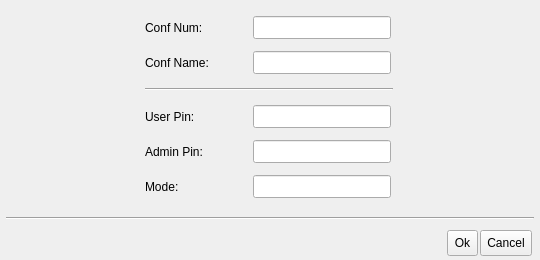
<?xml version="1.0" encoding="UTF-8"?>
<ui version="4.0">
 <class>accounts</class>
 <widget class="QWidget" name="accounts">
  <property name="geometry">
   <rect>
    <x>0</x>
    <y>0</y>
    <width>540</width>
    <height>260</height>
   </rect>
  </property>
  <property name="sizePolicy">
   <sizepolicy hsizetype="Fixed" vsizetype="Fixed">
    <horstretch>0</horstretch>
    <verstretch>0</verstretch>
   </sizepolicy>
  </property>
  <property name="minimumSize">
   <size>
    <width>540</width>
    <height>260</height>
   </size>
  </property>
  <property name="maximumSize">
   <size>
    <width>540</width>
    <height>260</height>
   </size>
  </property>
  <property name="windowTitle">
   <string>Account</string>
  </property>
  <property name="windowIcon">
   <iconset>
    <normaloff>account_title.png</normaloff>account_title.png</iconset>
  </property>
  <property name="styleSheet">
   <string/>
  </property>
  <property name="_yate_window" stdset="0">
   <bool>true</bool>
  </property>
  <layout class="QVBoxLayout">
   <property name="spacing">
    <number>2</number>
   </property>
   <property name="leftMargin">
    <number>6</number>
   </property>
   <property name="topMargin">
    <number>6</number>
   </property>
   <property name="rightMargin">
    <number>6</number>
   </property>
   <property name="bottomMargin">
    <number>4</number>
   </property>
   <item>
    <layout class="QHBoxLayout">
     <property name="spacing">
      <number>6</number>
     </property>
     <item>
      <widget class="QFrame" name="frame_account">
       <property name="sizePolicy">
        <sizepolicy hsizetype="Preferred" vsizetype="Expanding">
         <horstretch>0</horstretch>
         <verstretch>0</verstretch>
        </sizepolicy>
       </property>
       <property name="minimumSize">
        <size>
         <width>250</width>
         <height>0</height>
        </size>
       </property>
       <property name="maximumSize">
        <size>
         <width>250</width>
         <height>16777215</height>
        </size>
       </property>
       <property name="frameShape">
        <enum>QFrame::NoFrame</enum>
       </property>
       <property name="frameShadow">
        <enum>QFrame::Raised</enum>
       </property>
       <layout class="QVBoxLayout">
        <property name="spacing">
         <number>2</number>
        </property>
        <property name="leftMargin">
         <number>0</number>
        </property>
        <property name="topMargin">
         <number>0</number>
        </property>
        <property name="rightMargin">
         <number>2</number>
        </property>
        <property name="bottomMargin">
         <number>0</number>
        </property>
        <item>
         <layout class="QHBoxLayout">
          <property name="spacing">
           <number>2</number>
          </property>
          <property name="rightMargin">
           <number>2</number>
          </property>
          <item>
           <widget class="QLabel" name="label_confnum">
            <property name="sizePolicy">
             <sizepolicy hsizetype="Fixed" vsizetype="Preferred">
              <horstretch>0</horstretch>
              <verstretch>0</verstretch>
             </sizepolicy>
            </property>
            <property name="minimumSize">
             <size>
              <width>106</width>
              <height>0</height>
             </size>
            </property>
            <property name="maximumSize">
             <size>
              <width>106</width>
              <height>16777215</height>
             </size>
            </property>
            <property name="text">
             <string>Conf Num:</string>
            </property>
           </widget>
          </item>
          <item>
           <widget class="QLineEdit" name="confnum">
            <property name="minimumSize">
             <size>
              <width>0</width>
              <height>23</height>
             </size>
            </property>
            <property name="maximumSize">
             <size>
              <width>16777215</width>
              <height>23</height>
             </size>
            </property>
           </widget>
          </item>
         </layout>
        </item>
        <item>
         <layout class="QHBoxLayout">
          <property name="spacing">
           <number>2</number>
          </property>
          <property name="rightMargin">
           <number>2</number>
          </property>
          <item>
           <widget class="QLabel" name="label_confname">
            <property name="sizePolicy">
             <sizepolicy hsizetype="Fixed" vsizetype="Preferred">
              <horstretch>0</horstretch>
              <verstretch>0</verstretch>
             </sizepolicy>
            </property>
            <property name="minimumSize">
             <size>
              <width>106</width>
              <height>0</height>
             </size>
            </property>
            <property name="maximumSize">
             <size>
              <width>106</width>
              <height>16777215</height>
             </size>
            </property>
            <property name="text">
             <string>Conf Name:</string>
            </property>
           </widget>
          </item>
          <item>
           <widget class="QLineEdit" name="confname">
            <property name="minimumSize">
             <size>
              <width>0</width>
              <height>23</height>
             </size>
            </property>
            <property name="maximumSize">
             <size>
              <width>16777215</width>
              <height>23</height>
             </size>
            </property>
           </widget>
          </item>
         </layout>
        </item>
        <item>
         <layout class="QVBoxLayout">
          <property name="topMargin">
           <number>2</number>
          </property>
          <property name="bottomMargin">
           <number>2</number>
          </property>
          <item>
           <widget class="Line" name="line_6">
            <property name="orientation">
             <enum>Qt::Horizontal</enum>
            </property>
           </widget>
          </item>
         </layout>
        </item>
        <item>
         <layout class="QHBoxLayout">
          <property name="spacing">
           <number>2</number>
          </property>
          <property name="rightMargin">
           <number>2</number>
          </property>
          <item>
           <widget class="QLabel" name="label_5">
            <property name="sizePolicy">
             <sizepolicy hsizetype="Fixed" vsizetype="Preferred">
              <horstretch>0</horstretch>
              <verstretch>0</verstretch>
             </sizepolicy>
            </property>
            <property name="minimumSize">
             <size>
              <width>106</width>
              <height>0</height>
             </size>
            </property>
            <property name="maximumSize">
             <size>
              <width>106</width>
              <height>16777215</height>
             </size>
            </property>
            <property name="text">
             <string>User Pin:</string>
            </property>
           </widget>
          </item>
          <item>
           <widget class="QLineEdit" name="confuserpin">
            <property name="minimumSize">
             <size>
              <width>0</width>
              <height>23</height>
             </size>
            </property>
            <property name="maximumSize">
             <size>
              <width>16777215</width>
              <height>23</height>
             </size>
            </property>
           </widget>
          </item>
         </layout>
        </item>
        <item>
         <layout class="QHBoxLayout">
          <property name="spacing">
           <number>2</number>
          </property>
          <property name="rightMargin">
           <number>2</number>
          </property>
          <item>
           <widget class="QLabel" name="label_7">
            <property name="sizePolicy">
             <sizepolicy hsizetype="Fixed" vsizetype="Preferred">
              <horstretch>0</horstretch>
              <verstretch>0</verstretch>
             </sizepolicy>
            </property>
            <property name="minimumSize">
             <size>
              <width>106</width>
              <height>0</height>
             </size>
            </property>
            <property name="maximumSize">
             <size>
              <width>106</width>
              <height>16777215</height>
             </size>
            </property>
            <property name="text">
             <string>Admin Pin:</string>
            </property>
           </widget>
          </item>
          <item>
           <widget class="QLineEdit" name="confadminpin">
            <property name="minimumSize">
             <size>
              <width>0</width>
              <height>23</height>
             </size>
            </property>
            <property name="maximumSize">
             <size>
              <width>16777215</width>
              <height>23</height>
             </size>
            </property>
            <property name="inputMethodHints">
             <set>Qt::ImhNone</set>
            </property>
            <property name="echoMode">
             <enum>QLineEdit::Normal</enum>
            </property>
           </widget>
          </item>
         </layout>
        </item>
        <item>
         <layout class="QHBoxLayout">
          <property name="spacing">
           <number>2</number>
          </property>
          <property name="rightMargin">
           <number>2</number>
          </property>
          <item>
           <widget class="QLabel" name="label">
            <property name="minimumSize">
             <size>
              <width>106</width>
              <height>0</height>
             </size>
            </property>
            <property name="maximumSize">
             <size>
              <width>106</width>
              <height>16777215</height>
             </size>
            </property>
            <property name="text">
             <string>Mode:</string>
            </property>
           </widget>
          </item>
          <item>
           <widget class="QLineEdit" name="mode">
            <property name="minimumSize">
             <size>
              <width>0</width>
              <height>23</height>
             </size>
            </property>
            <property name="maximumSize">
             <size>
              <width>16777215</width>
              <height>23</height>
             </size>
            </property>
           </widget>
          </item>
         </layout>
        </item>
        <item>
         <layout class="QHBoxLayout">
          <property name="spacing">
           <number>2</number>
          </property>
          <property name="rightMargin">
           <number>2</number>
          </property>
         </layout>
        </item>
       </layout>
      </widget>
     </item>
     <item>
      <layout class="QHBoxLayout" name="horizontalLayout_6"/>
     </item>
    </layout>
   </item>
   <item>
    <layout class="QVBoxLayout">
     <property name="topMargin">
      <number>4</number>
     </property>
     <property name="bottomMargin">
      <number>4</number>
     </property>
     <item>
      <widget class="Line" name="line_4">
       <property name="orientation">
        <enum>Qt::Horizontal</enum>
       </property>
      </widget>
     </item>
    </layout>
   </item>
   <item>
    <layout class="QHBoxLayout">
     <property name="spacing">
      <number>2</number>
     </property>
     <property name="leftMargin">
      <number>0</number>
     </property>
     <property name="topMargin">
      <number>4</number>
     </property>
     <property name="rightMargin">
      <number>0</number>
     </property>
     <property name="bottomMargin">
      <number>0</number>
     </property>
     <item>
      <spacer>
       <property name="orientation">
        <enum>Qt::Horizontal</enum>
       </property>
       <property name="sizeHint" stdset="0">
        <size>
         <width>40</width>
         <height>20</height>
        </size>
       </property>
      </spacer>
     </item>
     <item>
      <widget class="QToolButton" name="conf_save">
       <property name="sizePolicy">
        <sizepolicy hsizetype="Minimum" vsizetype="Fixed">
         <horstretch>0</horstretch>
         <verstretch>0</verstretch>
        </sizepolicy>
       </property>
       <property name="minimumSize">
        <size>
         <width>0</width>
         <height>26</height>
        </size>
       </property>
       <property name="maximumSize">
        <size>
         <width>16777215</width>
         <height>26</height>
        </size>
       </property>
       <property name="text">
        <string>Ok</string>
       </property>
       <property name="icon">
        <iconset>
         <normaloff>ok.png</normaloff>ok.png</iconset>
       </property>
       <property name="toolButtonStyle">
        <enum>Qt::ToolButtonTextBesideIcon</enum>
       </property>
       <property name="_yate_normal_icon" stdset="0">
        <string>ok.png</string>
       </property>
       <property name="_yate_pressed_icon" stdset="0">
        <string>ok_pressed.png</string>
       </property>
       <property name="_yate_hover_icon" stdset="0">
        <string>ok_hover.png</string>
       </property>
      </widget>
     </item>
     <item>
      <widget class="QToolButton" name="button_hide">
       <property name="sizePolicy">
        <sizepolicy hsizetype="Minimum" vsizetype="Fixed">
         <horstretch>0</horstretch>
         <verstretch>0</verstretch>
        </sizepolicy>
       </property>
       <property name="minimumSize">
        <size>
         <width>0</width>
         <height>26</height>
        </size>
       </property>
       <property name="maximumSize">
        <size>
         <width>16777215</width>
         <height>26</height>
        </size>
       </property>
       <property name="text">
        <string>Cancel</string>
       </property>
       <property name="icon">
        <iconset>
         <normaloff>cancel.png</normaloff>cancel.png</iconset>
       </property>
       <property name="toolButtonStyle">
        <enum>Qt::ToolButtonTextBesideIcon</enum>
       </property>
       <property name="_yate_normal_icon" stdset="0">
        <string>cancel.png</string>
       </property>
       <property name="_yate_pressed_icon" stdset="0">
        <string>cancel_pressed.png</string>
       </property>
       <property name="_yate_hover_icon" stdset="0">
        <string>cancel_hover.png</string>
       </property>
      </widget>
     </item>
     <item>
      <layout class="QVBoxLayout">
       <property name="spacing">
        <number>4</number>
       </property>
       <item>
        <widget class="Line" name="line_2">
         <property name="orientation">
          <enum>Qt::Horizontal</enum>
         </property>
        </widget>
       </item>
      </layout>
     </item>
    </layout>
   </item>
  </layout>
 </widget>
 <resources/>
 <connections/>
</ui>
